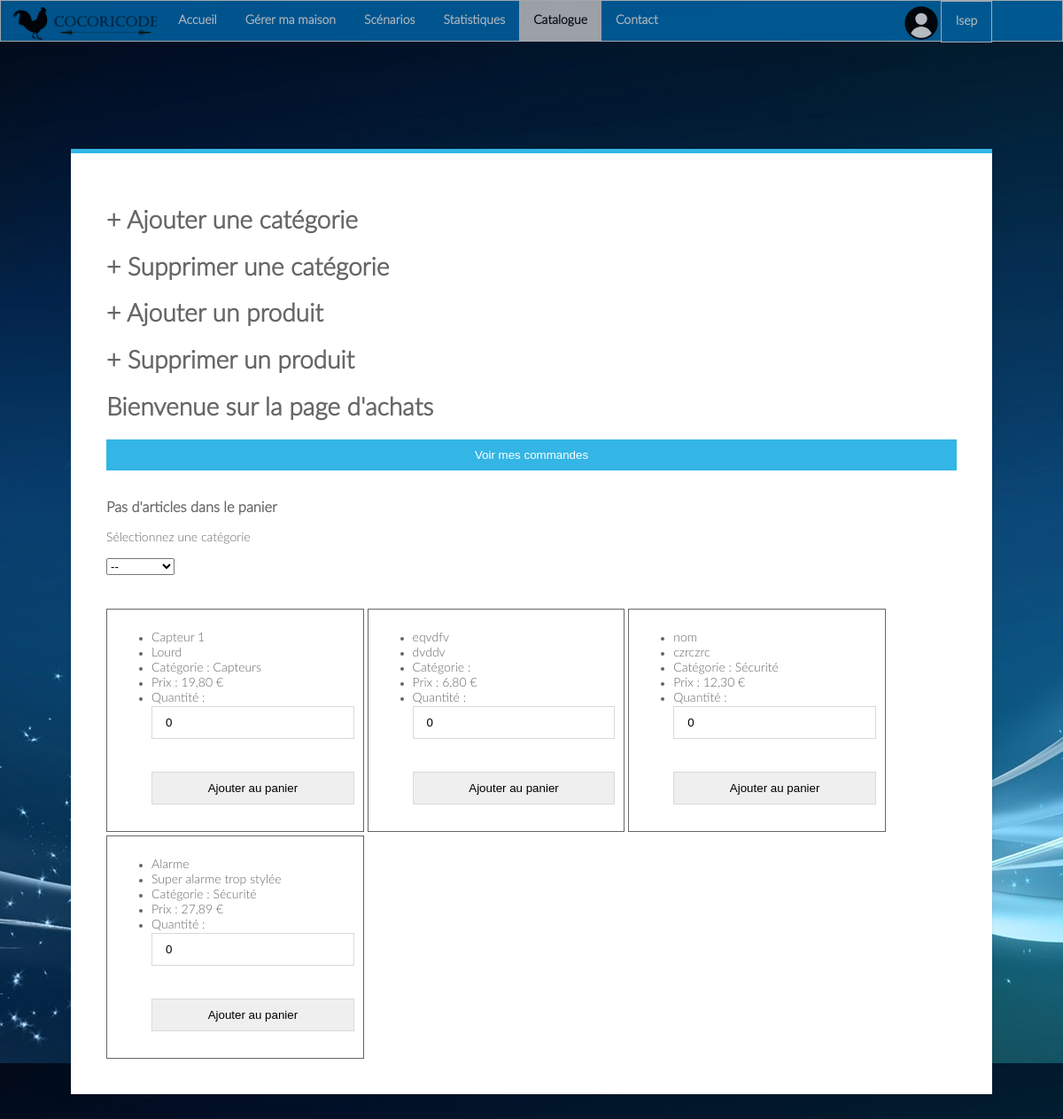
The page /index.php?page=catalogue (signed in) on the database as committed earlier.
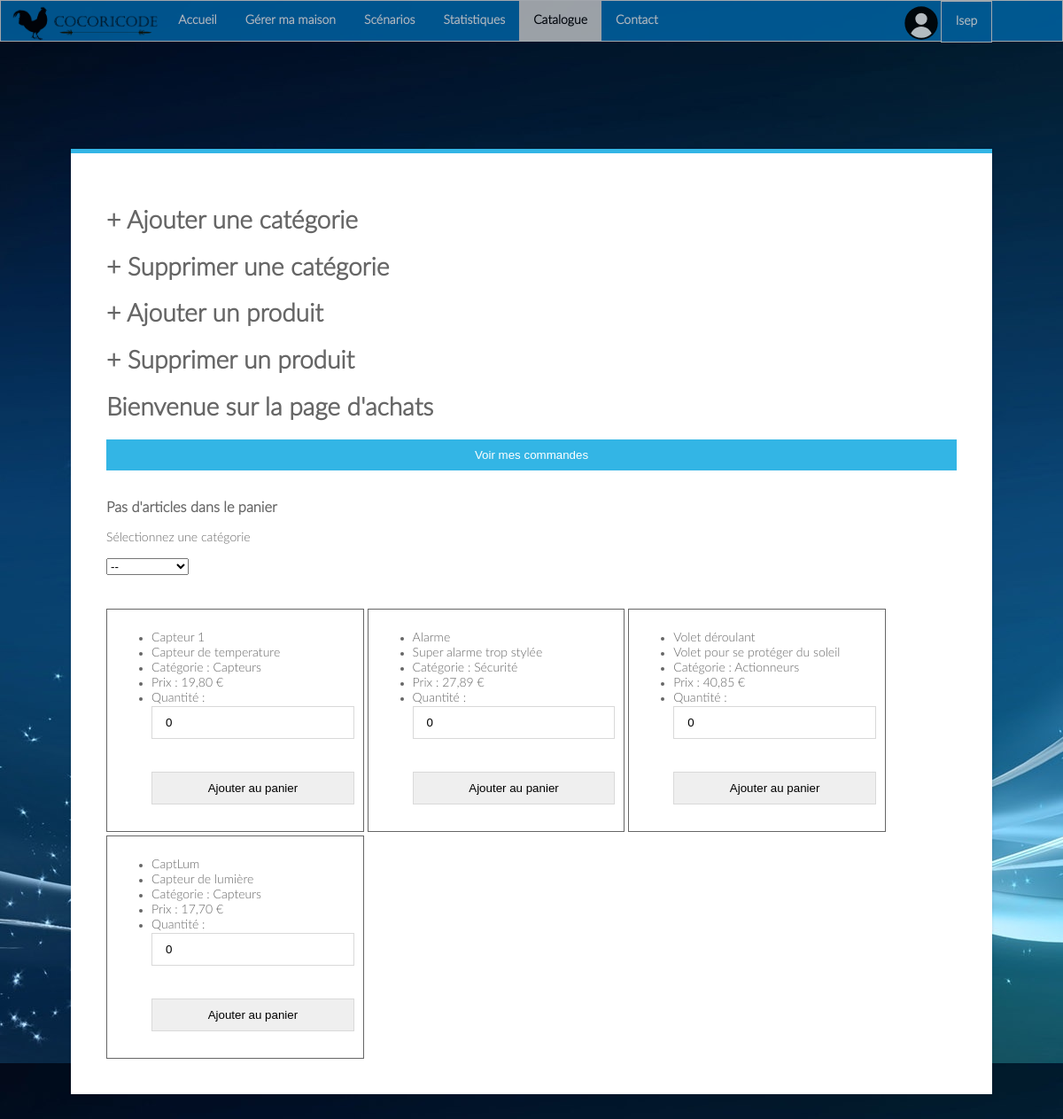
The same page on the database as committed later.
### tables this page shows
CREATE TABLE `Catalogue` (
  `Id` int(10) NOT NULL,
  `Nom` varchar(30) NOT NULL,
  `Description` varchar(300) NOT NULL,
  `Prix` varchar(10) NOT NULL,
  `Id_categorie` varchar(10) NOT NULL
);

CREATE TABLE `categories` (
  `Id` int(10) NOT NULL,
  `Nom` varchar(30) NOT NULL,
  `Description` varchar(300) NOT NULL
);

### Controleur/catalogue.php (called while the page is built)
<?php
include 'Vue/catalogue.php';
?>

### Vue/catalogue.php (the view, shortened to what this page needs)
<?php
if (! isset ( $_SESSION ['panier'] )) {
	$panier = "Pas d'articles dans le panier";
} else {
	$panier = count ( $_SESSION ['panier'] ) . " article(s) dans votre panier";
}
?>
<div class="module3">
	<div class="module form-block">
	<?php
	if ($_SESSION ['admin'] == '1') {
		include 'Vue/newcat.php';
	}
	?>
	<h1>Bienvenue sur la page d'achats</h1>
		<button onclick='document.location.href="index.php?page=cmdclient" '>Voir
			mes commandes</button>
		<br>
		<br>
		<h3><?php echo $panier ?></h3>
<p>Sélectionnez une catégorie</p>
		<form action="" method="post" id="categ">
			<select id="cat" name="cat"
				onchange='document.getElementById("categ").submit()'>
				<option value="rien">--</option>
	<?php
	include 'Modele/connexion_bdd.php';
	$req = $mysqli->query ( "SELECT * FROM categories" );
		?>
	</select>
		</form>
		<br>
		<br>
	<?php
if (isset ( $_POST ['cat'] ) && $_POST ['cat'] != "tout" && $_POST ['cat'] != "rien") {
	$idcat = $_POST ['cat'];
	$req = $mysqli->query ( "SELECT * FROM Catalogue WHERE Id_categorie = '$idcat'" );
} else {
	$req = $mysqli->query ( "SELECT * FROM Catalogue" );
}
while ( $don = $req->fetch_array ( MYSQLI_ASSOC ) ) {
	$cat = $don ['Id_categorie'];
	$reqcat = $mysqli->query ( "SELECT * FROM categories WHERE Id = '$cat'" );
	$cate = $reqcat->fetch_array ( MYSQLI_ASSOC );
	$catg = $cate ['Nom'];
	?>
<div class="capt">
			<ul>
				<li><?php echo $don['Nom'] ?></li>
				<li><?php echo $don['Description'] ?></li>
				<li>Catégorie : <?php echo $catg ?></li>
				<li>Prix : <?php echo $don['Prix'] ?> €</li>
				<form method="post" action="Controleur/achat.php?id=<?php echo $don['Id'] ?>">
					<li>Quantité : <input type="number" name="quant" min="0" max="100" step="1" value="0"></li>
					<br> <input type="submit" name='aj' value="Ajouter au panier">
				</form>
			</ul>
		</div>
<?php
}
?>
</div>
</div>

Rows that differ between the two databases and show on the page:
removed catalogue: Nom "eqvdfv", Description "dvddv", Prix "6,80"
removed catalogue: Nom "nom", Description "czrczrc", Id_categorie.Nom "Sécurité", Prix "12,30"
changed catalogue "Capteur 1": Description "Lourd" → "Capteur de temperature"
added catalogue: Nom "Volet déroulant", Description "Volet pour se protéger du soleil", Id_categorie.Nom "Actionneurs", Prix "40,85"
added catalogue: Nom "CaptLum", Description "Capteur de lumière", Id_categorie.Nom "Capteurs", Prix "17,70"
